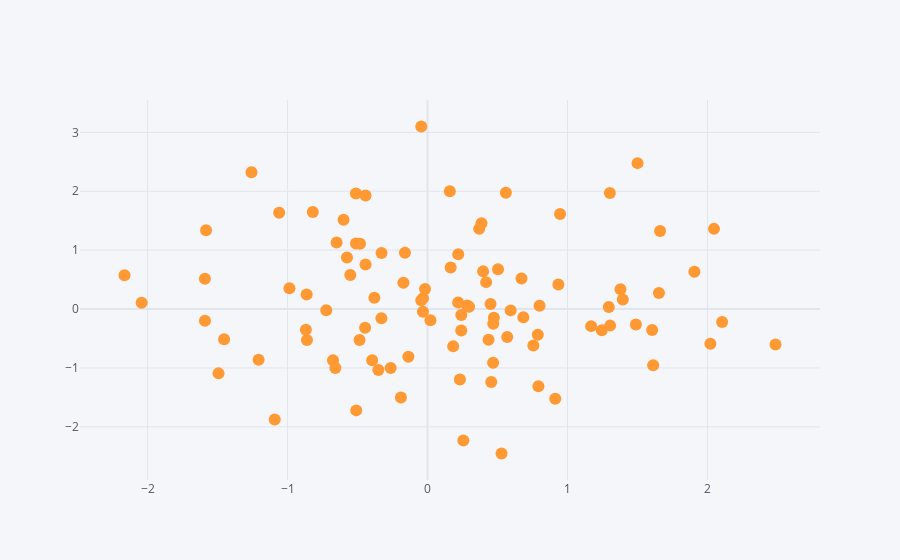

Notebook cell for this chart:
### Code cell
dataframe.iplot(kind='scatter', x='a', y='b', mode='markers')
